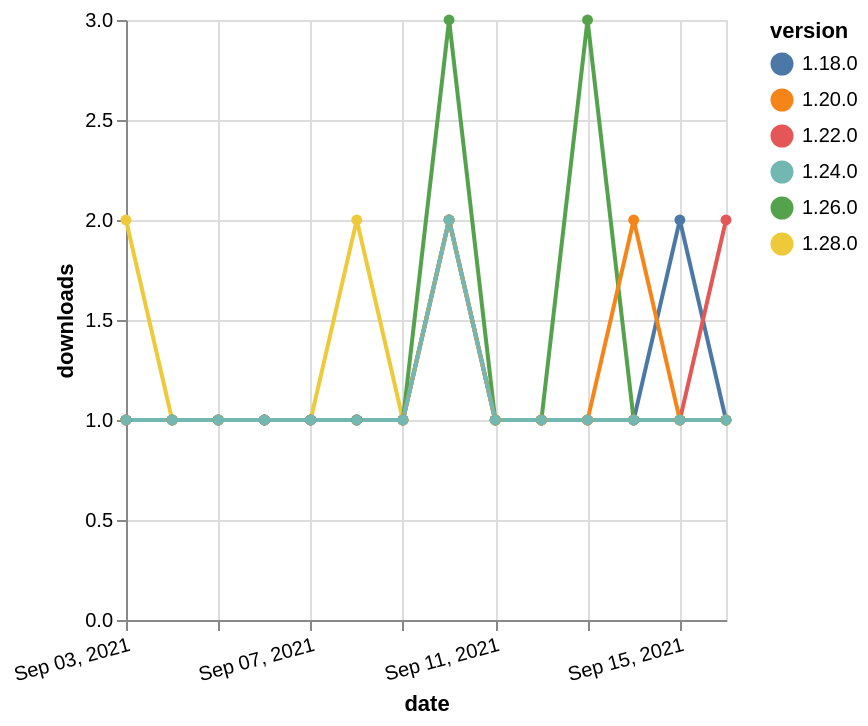

Vega-Lite specification stored for this chart:
### Vega-Lite specification from a JSON file in a GitHub repository (floating-point values rounded to 4 significant figures)
{"$schema": "https://vega.github.io/schema/vega-lite/v5.json", "description": "A simple bar chart with embedded data.", "data": {"values": [{"date": "2021-09-03", "total": 276, "delta": 1, "version": "1.18.0"}, {"date": "2021-09-04", "total": 277, "delta": 1, "version": "1.18.0"}, {"date": "2021-09-05", "total": 278, "delta": 1, "version": "1.18.0"}, {"date": "2021-09-06", "total": 279, "delta": 1, "version": "1.18.0"}, {"date": "2021-09-07", "total": 280, "delta": 1, "version": "1.18.0"}, {"date": "2021-09-08", "total": 281, "delta": 1, "version": "1.18.0"}, {"date": "2021-09-09", "total": 282, "delta": 1, "version": "1.18.0"}, {"date": "2021-09-10", "total": 284, "delta": 2, "version": "1.18.0"}, {"date": "2021-09-11", "total": 285, "delta": 1, "version": "1.18.0"}, {"date": "2021-09-12", "total": 286, "delta": 1, "version": "1.18.0"}, {"date": "2021-09-13", "total": 287, "delta": 1, "version": "1.18.0"}, {"date": "2021-09-14", "total": 288, "delta": 1, "version": "1.18.0"}, {"date": "2021-09-15", "total": 290, "delta": 2, "version": "1.18.0"}, {"date": "2021-09-16", "total": 291, "delta": 1, "version": "1.18.0"}, {"date": "2021-09-03", "total": 196, "delta": 1, "version": "1.22.0"}, {"date": "2021-09-04", "total": 197, "delta": 1, "version": "1.22.0"}, {"date": "2021-09-05", "total": 198, "delta": 1, "version": "1.22.0"}, {"date": "2021-09-06", "total": 199, "delta": 1, "version": "1.22.0"}, {"date": "2021-09-07", "total": 200, "delta": 1, "version": "1.22.0"}, {"date": "2021-09-08", "total": 201, "delta": 1, "version": "1.22.0"}, {"date": "2021-09-09", "total": 202, "delta": 1, "version": "1.22.0"}, {"date": "2021-09-10", "total": 204, "delta": 2, "version": "1.22.0"}, {"date": "2021-09-11", "total": 205, "delta": 1, "version": "1.22.0"}, {"date": "2021-09-12", "total": 206, "delta": 1, "version": "1.22.0"}, {"date": "2021-09-13", "total": 207, "delta": 1, "version": "1.22.0"}, {"date": "2021-09-14", "total": 208, "delta": 1, "version": "1.22.0"}, {"date": "2021-09-15", "total": 209, "delta": 1, "version": "1.22.0"}, {"date": "2021-09-16", "total": 211, "delta": 2, "version": "1.22.0"}, {"date": "2021-09-03", "total": 122, "delta": 2, "version": "1.28.0"}, {"date": "2021-09-04", "total": 123, "delta": 1, "version": "1.28.0"}, {"date": "2021-09-05", "total": 124, "delta": 1, "version": "1.28.0"}, {"date": "2021-09-06", "total": 125, "delta": 1, "version": "1.28.0"}, {"date": "2021-09-07", "total": 126, "delta": 1, "version": "1.28.0"}, {"date": "2021-09-08", "total": 128, "delta": 2, "version": "1.28.0"}, {"date": "2021-09-09", "total": 129, "delta": 1, "version": "1.28.0"}, {"date": "2021-09-10", "total": 131, "delta": 2, "version": "1.28.0"}, {"date": "2021-09-11", "total": 132, "delta": 1, "version": "1.28.0"}, {"date": "2021-09-12", "total": 133, "delta": 1, "version": "1.28.0"}, {"date": "2021-09-13", "total": 134, "delta": 1, "version": "1.28.0"}, {"date": "2021-09-14", "total": 135, "delta": 1, "version": "1.28.0"}, {"date": "2021-09-15", "total": 136, "delta": 1, "version": "1.28.0"}, {"date": "2021-09-16", "total": 137, "delta": 1, "version": "1.28.0"}, {"date": "2021-09-03", "total": 188, "delta": 1, "version": "1.26.0"}, {"date": "2021-09-04", "total": 189, "delta": 1, "version": "1.26.0"}, {"date": "2021-09-05", "total": 190, "delta": 1, "version": "1.26.0"}, {"date": "2021-09-06", "total": 191, "delta": 1, "version": "1.26.0"}, {"date": "2021-09-07", "total": 192, "delta": 1, "version": "1.26.0"}, {"date": "2021-09-08", "total": 193, "delta": 1, "version": "1.26.0"}, {"date": "2021-09-09", "total": 194, "delta": 1, "version": "1.26.0"}, {"date": "2021-09-10", "total": 197, "delta": 3, "version": "1.26.0"}, {"date": "2021-09-11", "total": 198, "delta": 1, "version": "1.26.0"}, {"date": "2021-09-12", "total": 199, "delta": 1, "version": "1.26.0"}, {"date": "2021-09-13", "total": 202, "delta": 3, "version": "1.26.0"}, {"date": "2021-09-14", "total": 203, "delta": 1, "version": "1.26.0"}, {"date": "2021-09-15", "total": 204, "delta": 1, "version": "1.26.0"}, {"date": "2021-09-16", "total": 205, "delta": 1, "version": "1.26.0"}, {"date": "2021-09-03", "total": 193, "delta": 1, "version": "1.20.0"}, {"date": "2021-09-04", "total": 194, "delta": 1, "version": "1.20.0"}, {"date": "2021-09-05", "total": 195, "delta": 1, "version": "1.20.0"}, {"date": "2021-09-06", "total": 196, "delta": 1, "version": "1.20.0"}, {"date": "2021-09-07", "total": 197, "delta": 1, "version": "1.20.0"}, {"date": "2021-09-08", "total": 198, "delta": 1, "version": "1.20.0"}, {"date": "2021-09-09", "total": 199, "delta": 1, "version": "1.20.0"}, {"date": "2021-09-10", "total": 201, "delta": 2, "version": "1.20.0"}, {"date": "2021-09-11", "total": 202, "delta": 1, "version": "1.20.0"}, {"date": "2021-09-12", "total": 203, "delta": 1, "version": "1.20.0"}, {"date": "2021-09-13", "total": 204, "delta": 1, "version": "1.20.0"}, {"date": "2021-09-14", "total": 206, "delta": 2, "version": "1.20.0"}, {"date": "2021-09-15", "total": 207, "delta": 1, "version": "1.20.0"}, {"date": "2021-09-16", "total": 208, "delta": 1, "version": "1.20.0"}, {"date": "2021-09-03", "total": 166, "delta": 1, "version": "1.24.0"}, {"date": "2021-09-04", "total": 167, "delta": 1, "version": "1.24.0"}, {"date": "2021-09-05", "total": 168, "delta": 1, "version": "1.24.0"}, {"date": "2021-09-06", "total": 169, "delta": 1, "version": "1.24.0"}, {"date": "2021-09-07", "total": 170, "delta": 1, "version": "1.24.0"}, {"date": "2021-09-08", "total": 171, "delta": 1, "version": "1.24.0"}, {"date": "2021-09-09", "total": 172, "delta": 1, "version": "1.24.0"}, {"date": "2021-09-10", "total": 174, "delta": 2, "version": "1.24.0"}, {"date": "2021-09-11", "total": 175, "delta": 1, "version": "1.24.0"}, {"date": "2021-09-12", "total": 176, "delta": 1, "version": "1.24.0"}, {"date": "2021-09-13", "total": 177, "delta": 1, "version": "1.24.0"}, {"date": "2021-09-14", "total": 178, "delta": 1, "version": "1.24.0"}, {"date": "2021-09-15", "total": 179, "delta": 1, "version": "1.24.0"}, {"date": "2021-09-16", "total": 180, "delta": 1, "version": "1.24.0"}]}, "width": "container", "mark": {"type": "line", "point": {"filled": true}}, "encoding": {"x": {"field": "date", "type": "temporal", "timeUnit": "yearmonthdate", "title": "date", "axis": {"labelAngle": -15}}, "y": {"field": "delta", "type": "quantitative", "title": "downloads"}, "color": {"field": "version", "type": "nominal"}, "tooltip": {"field": "delta"}}}
